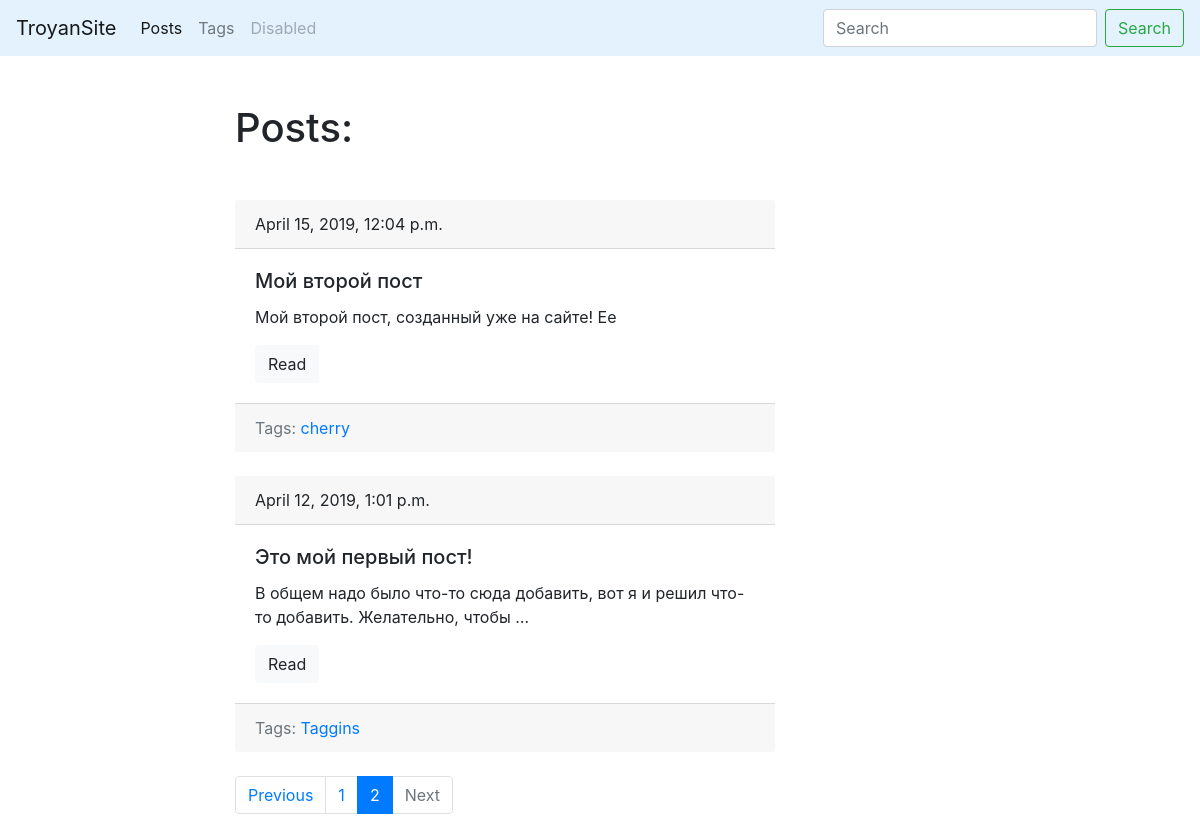
Screenshot of /blog/?page=2 with the database file from the repository.
### blog/models.py (models this page shows, shortened)
class Post(models.Model):
	title = models.CharField(max_length=150, db_index=True)
	slug = models.SlugField(max_length=150, blank=True, unique=True)
	body = models.TextField(blank=True, db_index=True)
	date_pub = models.DateTimeField(auto_now_add=True)
	tags = models.ManyToManyField('Tag', blank=True, related_name='posts')
	def get_absolute_url(self):
		return reverse('post_detail_url', kwargs={'slug' : self.slug})
	class Meta:
		ordering = ['-date_pub']

class Tag(models.Model):
	title = models.CharField(max_length=50)
	slug = models.SlugField(max_length=50, unique=True)
	def get_absolute_url(self):
		return reverse('tag_detail_url', kwargs={'slug' : self.slug})
	class Meta:
		ordering  = ['title']

### blog/views.py (the view)
# urls.py: path('', hello, name='posts_lists_url'),
def hello(request):
	search_query = request.GET.get('search', '')
	if search_query:
		posts = Post.objects.filter(Q(title__icontains=search_query) | Q(body__icontains=search_query))
	else:
		posts = Post.objects.all()
	paginator = Paginator(posts, 2)
	page_number = request.GET.get('page', 1)
	page = paginator.get_page(page_number)
	is_paginated = page.has_other_pages()
	if page.has_previous():
		prev_url = '?page={}'.format(page.previous_page_number())
	else:
		prev_url = ''
	if page.has_next():
		next_url = '?page={}'.format(page.next_page_number())
	else:
		next_url = ''
	context = {
		'page_object' : page,
		'is_paginated' : is_paginated,
		'next_url' : next_url,
		'prev_url' : prev_url
	}
	return render(request, 'blog/index.html', context=context)

### blog/templates/blog/index.html (shortened to what this page needs)
{% extends 'blog/base_blog.html' %}
{% block content %}
	<h1 class="mb-5">Posts:</h1>
	{% for post in page_object.object_list %}
		{% include 'blog/includes/post_card_template.html' %}
	{% endfor %}
{% endblock %}

### blog/templates/blog/includes/post_card_template.html
<div class="mb-4">
	<div class="card-header">
		{{ post.date_pub }}
	</div>
	<div class="card-body">
		<h5 class="card-title">{{ post.title }}</h5>
		<p class="card-text">{{ post.body|truncatewords:15 }}</p>
		<a href="{{ post.get_absolute_url }}" class="btn btn-light">Read</a>
	</div>
	<div class="card-footer text-muted">
    	Tags:
    	{% for tag in post.tags.all %}
    		<a href="{{ tag.get_absolute_url }}">{{ tag.title }}</a>
    	{% endfor %}
 	</div>
</div>

### rows the page displays
Post: date_pub "April 15, 2019, 12:04 p.m.", title "Мой второй пост", body "Мой второй пост, созданный уже на сайте! Ее"
Tag: title "cherry"
Post: date_pub "April 12, 2019, 1:01 p.m.", title "Это мой первый пост!", body "В общем надо было что-то сюда добавить, вот я и решил что-то добавить. Желательно, чтобы …"
Tag: title "Taggins"

### other values shown
{{ n }} "1"
{{ n }} "2"
